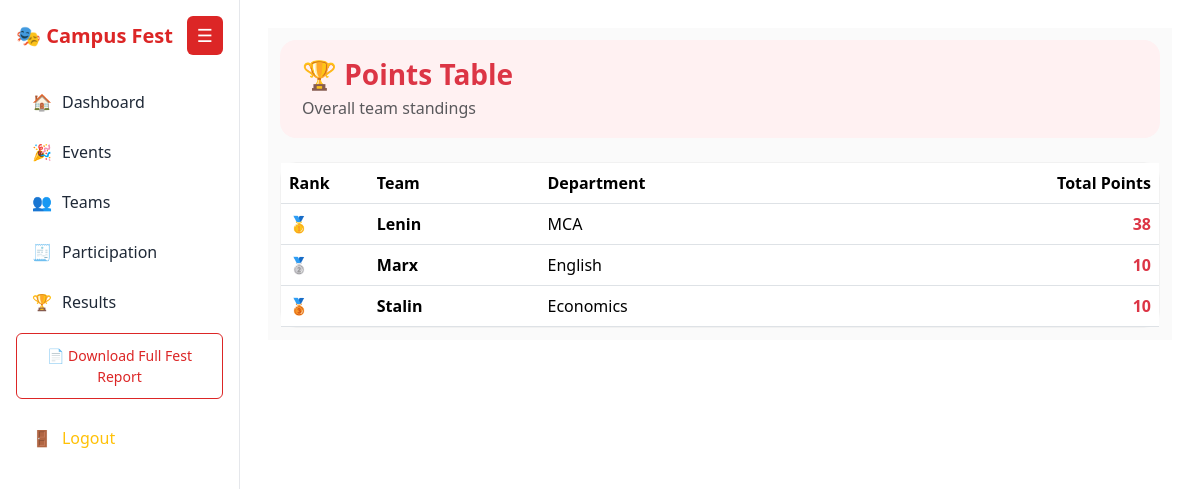
Page /points/ on the committed database.
### app/models.py (models this page shows, shortened)
class Team(models.Model):
    team_name = models.CharField(max_length=150)
    department = models.CharField(max_length=100)

### app/views.py (the view)
# urls.py: path('points/', views.points_table, name='points_table'),
def points_table(request):
    points = (
        Result.objects
        .values('team__team_name', 'team__department')
        .annotate(total_points=Sum('points'))
        .order_by('-total_points')
    )
    return render(request, 'points_table.html', {
        'points': points
    })

### app/templates/points_table.html (shortened to what this page needs)
{% extends "base.html" %}
{% block content %}
<div class="container-fluid points-wrap">
    <div class="points-header mb-4">
        <h3 class="fw-semibold text-danger mb-1">🏆 Points Table</h3>
        <p class="text-muted mb-0">Overall team standings</p>
    </div>
    <div class="card points-card d-none d-md-block">
        <div class="table-responsive">
            <table class="table table-hover align-middle mb-0">
                <thead class="points-thead">
                    <tr>
                        <th style="width:10%">Rank</th>
                        <th>Team</th>
                        <th>Department</th>
                        <th class="text-end">Total Points</th>
                    </tr>
                </thead>
                <tbody>
                {% for p in points %}
                    <tr>
                        <td class="fw-semibold">
                            {% if forloop.counter == 1 %}🥇
                            {% elif forloop.counter == 2 %}🥈
                            {% elif forloop.counter == 3 %}🥉
                            {% else %}{{ forloop.counter }}{% endif %}
                        </td>
                        <td class="fw-semibold">
                            {{ p.team__team_name }}
                        </td>
                        <td>
                            {{ p.team__department }}
                        </td>
                        <td class="text-end fw-bold text-danger">
                            {{ p.total_points }}
                        </td>
                    </tr>
                {% empty %}
                    <tr>
                        <td colspan="4" class="text-center text-muted py-4">
                            No data available
                        </td>
                    </tr>
                {% endfor %}
                </tbody>
            </table>
        </div>
    </div>
</div>
{% endblock %}

### app/templates/base.html (style rules this page uses)
:root { --red:#e11d48; --red-soft:#ffe4e6; --text:#1f2937; --muted:#6b7280; --border:#e5e7eb; --bg:#fafafa; }
body { background:var(--bg); font-family:'Segoe UI',sans-serif; color:var(--text); overflow-x:hidden; }

### app/templates/points_table.html (style rules this page uses)
:root { --red:#dc2626; --red-soft:#fff1f2; --border:#e5e7eb; }
.points-wrap { background:#fafafa; padding:12px; }
.points-header { background:var(--red-soft); padding:18px 22px; border-radius:16px; }
.points-card { background:#ffffff; border-radius:16px; border:1px solid #f1f1f1; }
.points-thead { background:#fff5f5; }

### rows in the picture
Team: team__team_name "Lenin", team__department "MCA", total_points "38"
Team: team__team_name "Marx", team__department "English", total_points "10"
Team: team__team_name "Stalin", team__department "Economics", total_points "10"
